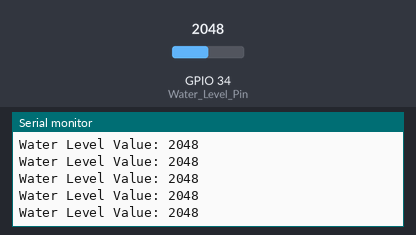
A sketch run on a simulated ESP32. Parts: the last lines printed to the serial monitor. Inputs (shaded band) come from the test bench; at power-on: GPIO 34 (Water_Level_Pin) = 2048.

Above: at 1.2 s.
1.3 s: GPIO 34 (Water_Level_Pin) set to 2866
At 1.31 s:
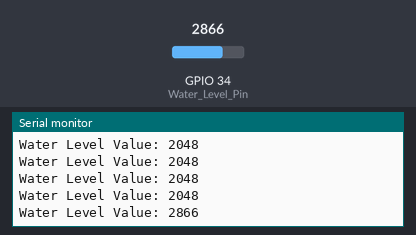
2.8 s: GPIO 34 (Water_Level_Pin) set to 3603
At 2.81 s:
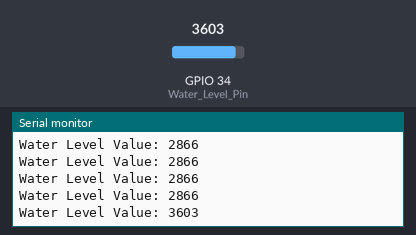
Timing chart, 0 to 5.8 s (numbered marks = the images above; inputs shaded):
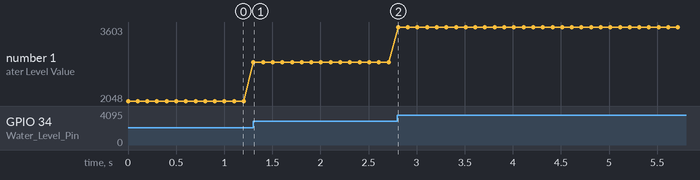

Measured:
- after the input at 1.3 s, the serial monitor: prints a new line at once (image 1)
- after the input at 2.8 s, the serial monitor: prints a new line at once (image 2)
- plotted number 1: 2048 → 2866 after the input at 1.3 s, 2866 → 3603 after the input at 2.8 s

The sketch:

7_22_Water_Level_Sensor.ino
```cpp
/*
 * Filename   : 7_22_Water_Level_Sensor
 * Function   : read water level sensor value
 * Compiling IDE: ARDUINO 2.3.4
 * Author: https://www.keyestudio.com/
*/
const int Water_Level_Pin = 34;  //set sensor pin to IO34

void setup() {
Serial.begin(9600);
pinMode(Water_Level_Pin, INPUT);  //set the pin to input

}

void loop() {
  //read the water level sensor value
  int waterLevel_Val = analogRead(Water_Level_Pin);
  //print the value
  Serial.print("Water Level Value: ");
  Serial.println(waterLevel_Val);
  delay(100);
}
```
